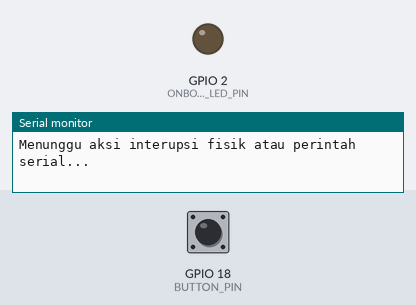
The program below on a simulated ESP32. Shown: output pins drawn as LEDs (lit = HIGH), the last lines printed to the serial monitor. The inputs (shaded band) are chosen by the test bench; at power-on: GPIO 18 (BUTTON_PIN) HIGH.

Above: at 2.2 s.
2.3 s: GPIO 18 (BUTTON_PIN) pulled LOW for 0.15 s
At 3.4 s:
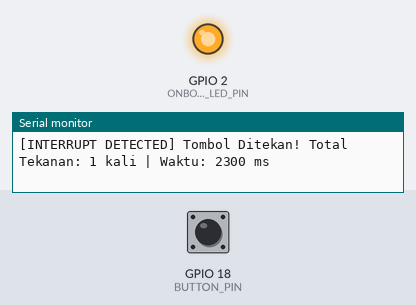
5.4 s: GPIO 18 (BUTTON_PIN) pulled LOW for 1 s
At 5.7 s:
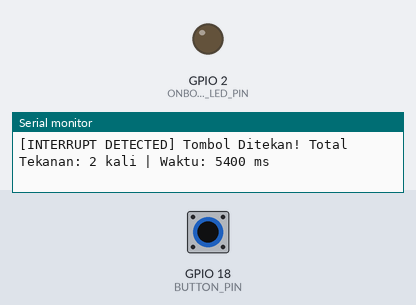
7.9 s: GPIO 18 (BUTTON_PIN) pulled LOW for 3.2 s
At 8.9 s:
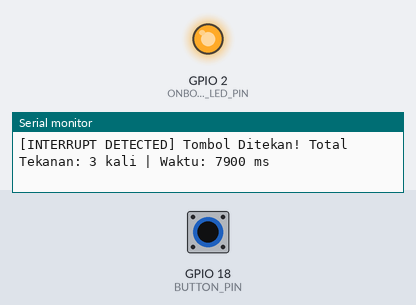
Timing chart, 0 to 10.9 s (numbered marks = the images above; inputs shaded):
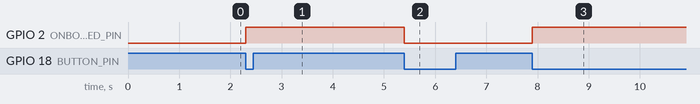

Measured:
- after the input at 2.3 s, GPIO 2 (ONBOARD_LED_PIN): LOW → HIGH at once
- after the input at 5.4 s, GPIO 2 (ONBOARD_LED_PIN): HIGH → LOW at once
- after the input at 7.9 s, GPIO 2 (ONBOARD_LED_PIN): LOW → HIGH at once

The program:

main.cpp
```cpp
/**
 * ============================================================================
 * MODUL PRAKTIKUM SISTEM TERTANAM - MINGGU 2
 * Topik: Karakteristik Elektrikal Pin, Hardware Interrupt & Crash Debugging
 * ============================================================================
 * Mahasiswa: [Nama Lengkap Anda]
 * NIM      : [Nomor Induk Mahasiswa]
 * Kelas    : S1 Teknik Elektro
 * ============================================================================
 */

#include <Arduino.h>

// ============================================================================
// KONFIGURASI PIN PERANGKAT KERAS (HARDWARE PIN MAPPING)
// Catatan: Selalu gunakan pin yang tergolong "PIN PALING AMAN" (lihat docs/esp32_pin_gotchas.md)
// ============================================================================
#define BUTTON_PIN       18   // Pin tombol interupsi (memiliki Pull-Up internal)
#define ONBOARD_LED_PIN   2   // Pin LED onboard standar ESP32 DevKit

// ============================================================================
// VARIABEL GLOBAL BERBAGI (SHARED VOLATILE VARIABLES)
// Aturan Emas: Variabel yang diubah di dalam ISR WAJIB dideklarasikan sebagai volatile!
// ============================================================================
volatile uint32_t button_press_count = 0;
volatile bool button_event_flag = false;
volatile unsigned long last_interrupt_time = 0;
const unsigned long DEBOUNCE_LOCKOUT_MS = 50; // Jendela waktu debounce (50 ms)

// ============================================================================
// FUNGSI INTERRUPT SERVICE ROUTINE (ISR) - LEVEL 1
// ============================================================================
/**
 * @brief ISR yang dipanggil secara otomatis oleh hardware saat tombol ditekan (FALLING edge).
 *
 * ATURAN KERAMAT ISR:
 * 1. Selalu gunakan atribut IRAM_ATTR agar fungsi tersimpan di memori instruksi internal (IRAM),
 *    bukan di SPI Flash yang lambat.
 * 2. Jangan pernah menggunakan delay() atau operasi waktu panjang di dalam ISR!
 * 3. Hindari memanggil Serial.print() di dalam ISR karena menggunakan buffer interupsi lain.
 * 4. Buat ISR seringkas mungkin: hanya catat status/flag, lalu proses di loop() utama!
 */
void IRAM_ATTR isr_button_pressed() {
    unsigned long current_time = millis();

    // Algoritma Software Debouncing:
    // Hanya proses jika selisih waktu dari pemicu terakhir > 50 milidetik
    if (current_time - last_interrupt_time > DEBOUNCE_LOCKOUT_MS) {
        button_press_count++;
        button_event_flag = true;
        last_interrupt_time = current_time;
    }
}

// ============================================================================
// SIMULASI CRASH TERKONTROL (LEVEL 2 - CRASH DEBUGGING)
// ============================================================================
/**
 * @brief Fungsi untuk mensimulasikan kegagalan fatal akses memori (Null Pointer Dereference).
 * Fungsi ini sengaja dibuat agar mahasiswa belajar membaca log "Guru Meditation Error"
 * dan melacak baris program penyebab crash melalui Exception Decoder!
 */
void trigger_controlled_crash() {
    Serial.println("\n[PERINGATAN BAHAYA]: Memulai simulasi crash memori...");
    Serial.println("Mengakses alamat pointer kosong (Null Pointer Dereference)...");
    Serial.flush(); // Pastikan semua teks serial terkirim sebelum CPU panic
    delay(100);

    // BARIS PENYEBAB CRASH (Target Pelacakan Backtrace):
    volatile int *illegal_pointer = nullptr;
    *illegal_pointer = 42; // EXCEPTION FATAL: LoadProhibited / StoreProhibited!
}

// ============================================================================
// FUNGSI BANTUAN UI SERIAL MONITOR
// ============================================================================
void print_banner() {
    Serial.println("\n========================================================");
    Serial.println("  PRAKTIKUM SISTEM TERTANAM - MINGGU 02                 ");
    Serial.println("  Hardware Interrupt, Debouncing, & Crash Debugging     ");
    Serial.println("========================================================");
    Serial.println("Panduan Tombol & Uji Interaktif:");
    Serial.println(" -> Tekan tombol fisik di GPIO 18 untuk memicu Hardware Interrupt.");
    Serial.println(" -> Ketik 'c' pada Serial Monitor lalu Enter untuk Uji Crash (Level 2).");
    Serial.println(" -> Ketik 'r' pada Serial Monitor untuk mereset counter tombol.");
    Serial.println(" -> Ketik 'h' pada Serial Monitor untuk memunculkan menu bantuan.");
    Serial.println("========================================================\n");
}

// ============================================================================
// INISIALISASI SISTEM (SETUP)
// ============================================================================
void setup() {
    // Inisialisasi komunikasi serial dengan baud rate 115200 bps
    Serial.begin(115200);
    delay(1000); // Jeda stabilisasi serial

    print_banner();

    // Konfigurasi pin LED sebagai output
    pinMode(ONBOARD_LED_PIN, OUTPUT);
    digitalWrite(ONBOARD_LED_PIN, LOW);

    // Konfigurasi pin tombol sebagai INPUT dengan PULL-UP INTERNAL
    // Kondisi normal: HIGH (3.3V). Saat tombol ditekan ke GND: LOW (0V).
    pinMode(BUTTON_PIN, INPUT_PULLUP);

    // Pasang Hardware Interrupt pada BUTTON_PIN:
    // Mode FALLING: terpicu saat tegangan berpindah dari HIGH (3.3V) ke LOW (0V)
    attachInterrupt(digitalPinToInterrupt(BUTTON_PIN), isr_button_pressed, FALLING);

    Serial.println("[SETUP OK]: Hardware Interrupt aktif pada GPIO 18 (Mode: FALLING).");
    Serial.println("Menunggu aksi interupsi fisik atau perintah serial...\n");
}

// ============================================================================
// LOOP UTAMA (NON-BLOCKING DEFERRED PROCESSING)
// ============================================================================
void loop() {
    // 1. Memeriksa apakah ada event interupsi yang tertunda dari ISR
    if (button_event_flag) {
        // Reset flag segera agar tidak diproses berulang
        button_event_flag = false;

        // Toggle status LED onboard sebagai konfirmasi visual
        digitalWrite(ONBOARD_LED_PIN, !digitalRead(ONBOARD_LED_PIN));

        // Cetak informasi penekanan tombol secara aman di luar ISR
        Serial.print("[INTERRUPT DETECTED] Tombol Ditekan! Total Tekanan: ");
        Serial.print(button_press_count);
        Serial.print(" kali | Waktu: ");
        Serial.print(last_interrupt_time);
        Serial.println(" ms");
    }

    // 2. Memeriksa perintah diagnostik dari Serial Monitor
    if (Serial.available() > 0) {
        char cmd = Serial.read();
        if (cmd == 'c' || cmd == 'C') {
            // Jalankan simulasi crash terkontrol (Tugas Level 2)
            trigger_controlled_crash();
        } else if (cmd == 'r' || cmd == 'R') {
            button_press_count = 0;
            Serial.println("[RESET]: Counter tombol berhasil direset ke 0.");
        } else if (cmd == 'h' || cmd == 'H') {
            print_banner();
        }
    }

    // CPU tidak terhalang (bebas delay!), dapat disisipi tugas non-blocking lain.
}
```
